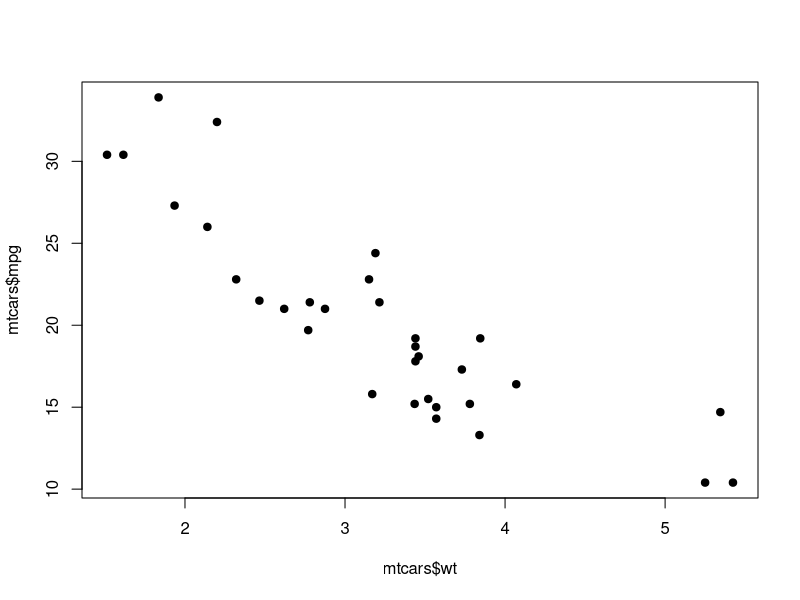
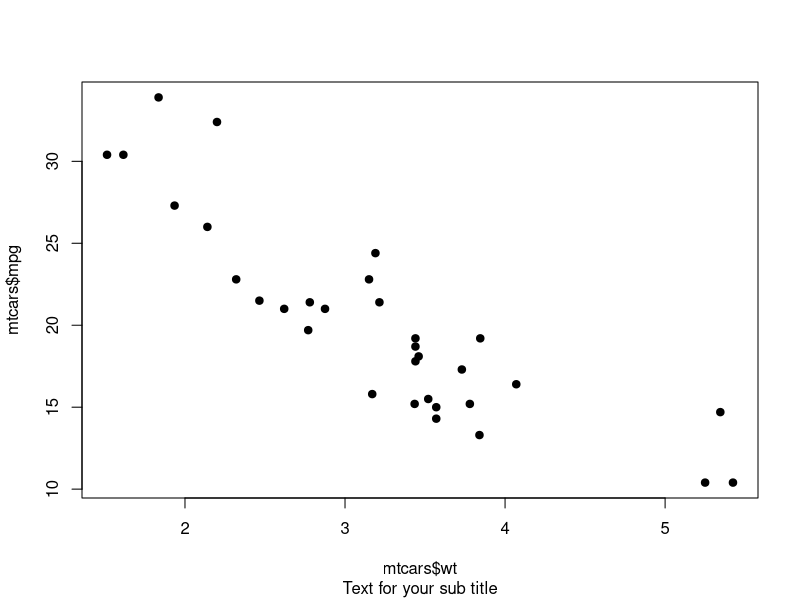
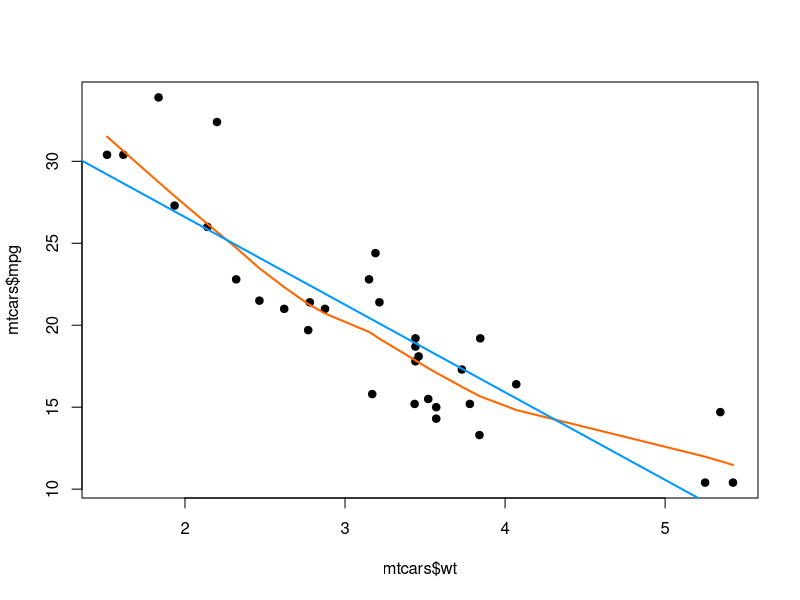
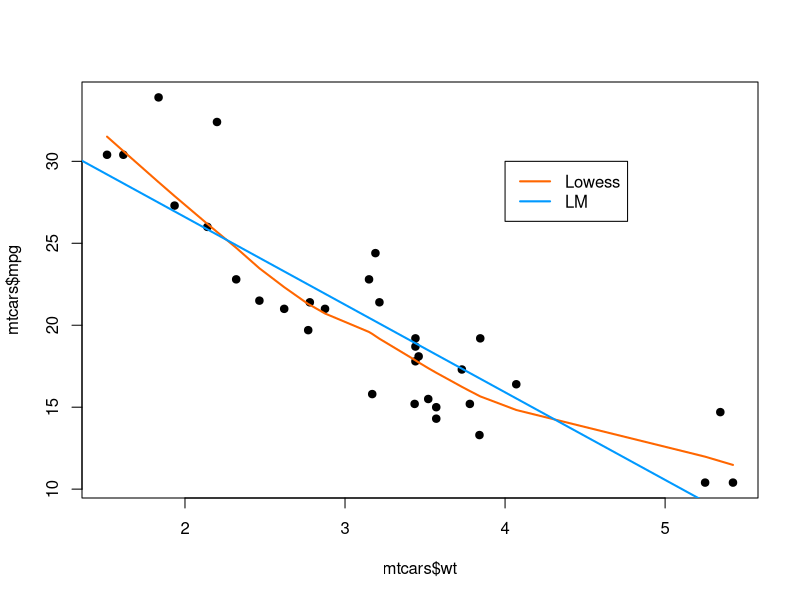

The R source for these figures, in order:
#######################
### Section 1       ###
#######################

# 3 ways to create the same object
numList1 = c(1, 2, 3, 4, 5)
numList2 = 1:5
numList3 = seq(from = 1, to=5, by=1)

# See output of each
numList1
numList2
numList3

# Compare numList1 and numList2
numList1 == numList2

# see how list multiplication works
numList1[1:3] * 5

numList1[1:3] * numList2[1:3]

numList1[1:3] * numList2[1:2]


### Create a object with values 1 to 10 and 50 to 75

numlist =

#################################
### Section 2                 ###
#################################

mtcars

View(mtcars)

mtcars$mpg

mtcars[1, ]

mtcars[, 1]

mtcars[1, 1]


### Modify code below to Show the first 10 Rows and the first 5 Columns

mtcars[]

#######################################
### Section 3                       ###
#######################################

mtcars[mtcars$cyl == 6 | mtcars$cyl == 8 & mtcars$hp >= 146,]

mtcars[(mtcars$cyl == 6 | mtcars$cyl == 8) & mtcars$hp >= 146,]

mtcars[mtcars$cyl == 6 | (mtcars$cyl == 8 & mtcars$hp >= 146),]

###Select only 6 cyl with greater than 140hp or 8 cyl with less than 200hp. 

mtcars[]

#############################
### Section 4             ###
#############################

cor(mtcars$mpg, mtcars$wt)

lm(mpg ~ wt, data = mtcars)

plot(mtcars$wt, mtcars$mpg, pch = 19) #Add a comma and press tab to see other function options

plot(mtcars$wt, mtcars$mpg, pch = 19, sub = "Text for your sub title")  #Add a sub title to you plot



plot(mtcars$wt, mtcars$mpg, pch = 19)
lines(lowess(mtcars$wt, mtcars$mpg), col = "#FF6600", lwd = 2)
abline(lm(mpg ~ wt, data = mtcars), col = "#0099ff", lwd = 2)


### Add a legend parameter to remove the border

plot(mtcars$wt, mtcars$mpg, pch = 19)
lines(lowess(mtcars$wt, mtcars$mpg), col = "#FF6600", lwd = 2)
abline(lm(mpg ~ wt, data = mtcars), col = "#0099ff", lwd = 2)
legend(x = 4, y = 30, legend = c("Lowess", 'LM'), lwd = c(2,2), col = c("#FF6600", "#0099ff"))


######################
### TidyVerse      ###
######################

install.packages("dplyr"); install.packages("tidyr")

library(dplyr); library(tidyr)


####################################
### Section 5                    ###
####################################



newData = mtcars[, 1:4]


newData = mtcars[, c('mpg','cyl', 'disp', 'hp')]


newData_dplyr = mtcars %>% 
  select(mpg:hp)


### Compare Results
newData == newData_dplyr


####################################
### Section 6                    ###
####################################

x = c(1, 2, NA, NA, 5, 6, NA, 8, NA, NA)

y = c(NA, NA, 3, 4, NA, NA, NA, NA, NA, NA)

z = c(NA, NA, NA, NA, NA, NA, 7, NA, 9, 10 )

coalesce(x, y, z)


### (Reorder (x, y, z) below to see what happens

x = c(1, 2, NA, NA, 5, 6, NA, 8, 4, NA)

y = c(NA, 4, 3, 4, NA, 8, NA, NA, NA, NA)

z = c(3, NA, 8, NA, 1, NA, 7, NA, 9, 10 )

coalesce(x, y, z)


